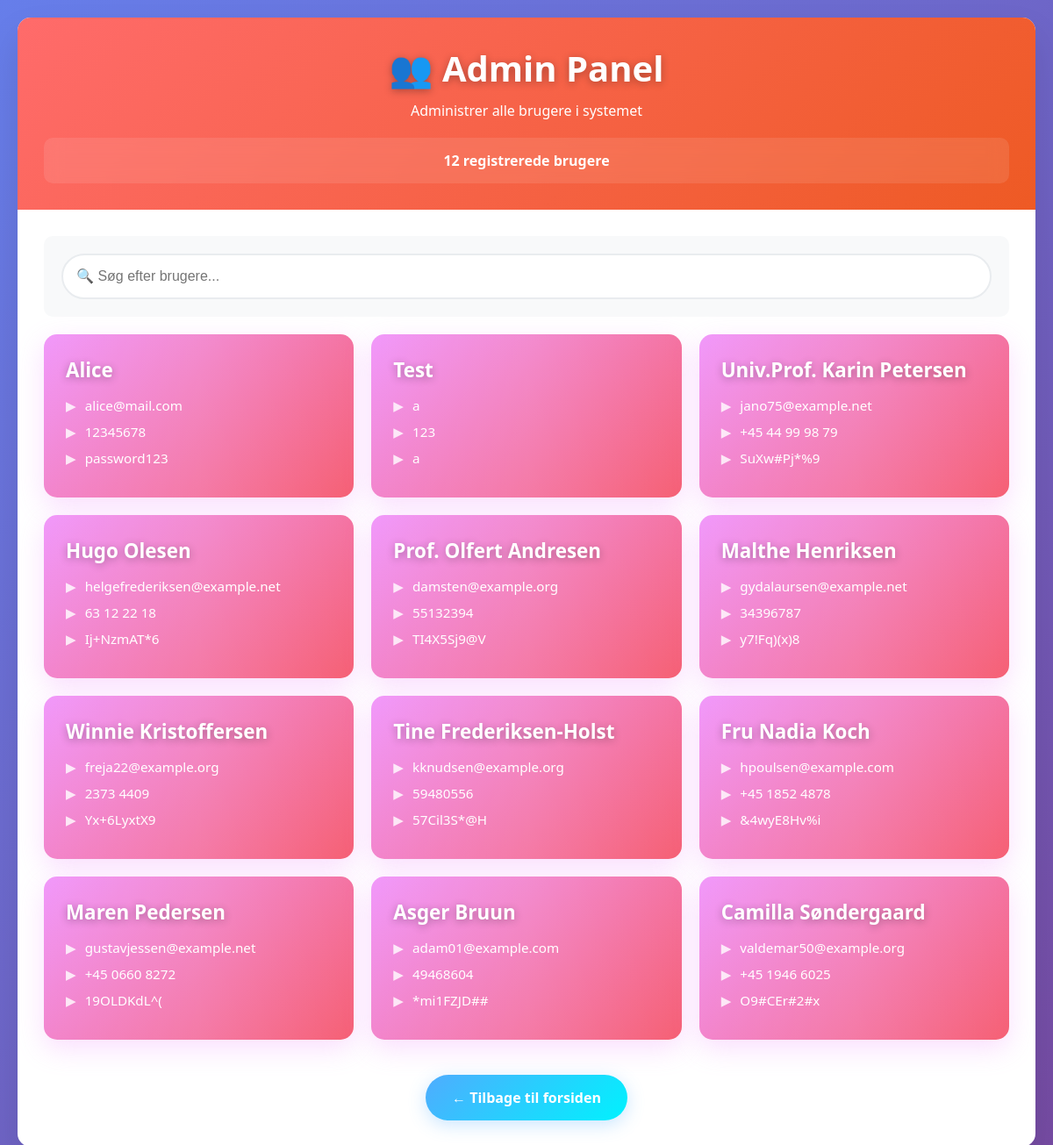
Screenshot of /admin/users with the database file from the repository.
### tables this page shows
CREATE TABLE users (
    user_id SERIAL PRIMARY KEY,
    name TEXT NOT NULL,
    email TEXT NOT NULL UNIQUE,
    phone_nr TEXT,
    password TEXT NOT NULL
);

### app.py (the view)
@app.route('/admin/users')
def admin_users():
    users = get_all_users_safe()
    return render_template('admin_users.html', users=users)

### app.py (called while the page is built)
def get_db():
    db = getattr(g, '_database', None)
    if db is None:
        db = g._database = sqlite3.connect(DATABASE)
        db.row_factory = sqlite3.Row  # Gør at vi kan bruge kolonnenavne
    return db

@app.teardown_appcontext
def close_connection(exception):
    db = getattr(g, '_database', None)
    if db is not None:
        db.close()

def get_all_users_safe():
    db = get_db()
    users = db.execute('SELECT name, email, phone_nr, password FROM users').fetchall()
    user_list = []
    for user in users:
        user_list.append({
            'name': user['name'],
            'email': user['email'],
            'phone_nr': user['phone_nr'],
            'password': user['password']
        })
    return user_list

### templates/admin_users.html (shortened to what this page needs)
<!DOCTYPE html>
<html lang="da">
<head>
</head>
<body>
    <div class="container">
        <div class="header">
            <h1>👥 Admin Panel</h1>
            <p>Administrer alle brugere i systemet</p>
            <div class="stats">
                <strong>{{ users|length }} registrerede brugere</strong>
            </div>
        </div>
        <div class="content">
            <div class="search-box">
                <input type="text" class="search-input" id="searchInput" placeholder="🔍 Søg efter brugere..." onkeyup="filterUsers()">
            </div>
            {% if users %}
                <div class="users-grid" id="usersGrid">
                    {% for user in users %}
                    <div class="user-card" data-user="{{ user.name|lower }} {{ user.email|lower }}">
                        <div class="user-info">
                            <div class="user-name">{{ user.name }}</div>
                            <div class="user-detail">{{ user.email }}</div>
                            <div class="user-detail">{{ user.phone_nr }}</div>
                            <div class="user-detail">{{ user.password }}</div>
                        </div>
                    </div>
                    {% endfor %}
                </div>
            {% else %}
                <div class="no-users">
                    <h2>🤷‍♂️ Ingen brugere fundet</h2>
                    <p>Der er ingen registrerede brugere i systemet endnu.</p>
                </div>
            {% endif %}
            <div style="text-align: center; margin-top: 40px;">
                <a href="/" class="back-button">← Tilbage til forsiden</a>
            </div>
        </div>
    </div>
</body>
</html>

### templates/admin_users.html (style rules this page uses)
* { margin: 0; padding: 0; box-sizing: border-box; }
body { font-family: 'Segoe UI', Tahoma, Geneva, Verdana, sans-serif; background: linear-gradient(135deg, #667eea 0%, #764ba2 100%); min-height: 100vh; padding: 20px; }
.container { max-width: 1200px; margin: 0 auto; background: white; border-radius: 15px; box-shadow: 0 20px 40px rgba(0,0,0,0.1); overflow: hidden; }
.header { background: linear-gradient(135deg, #ff6b6b, #ee5a24); color: white; padding: 30px; text-align: center; }
.header h1 { font-size: 2.5rem; margin-bottom: 10px; text-shadow: 0 2px 10px rgba(0,0,0,0.3); }
.stats { background: rgba(255,255,255,0.1); padding: 15px; border-radius: 10px; margin-top: 20px; backdrop-filter: blur(10px); }
.content { padding: 30px; }
.users-grid { display: grid; grid-template-columns: repeat(auto-fill, minmax(350px, 1fr)); gap: 20px; margin-top: 20px; }
.user-card { background: linear-gradient(135deg, #f093fb 0%, #f5576c 100%); color: white; padding: 25px; border-radius: 15px; box-shadow: 0 10px 30px rgba(240, 147, 251, 0.3); transition: all 0.3s ease; position: relative; overflow: hidden; }
.user-card::before { content: ''; position: absolute; top: -50%; left: -50%; width: 200%; height: 200%; background: linear-gradient(45deg, transparent, rgba(255,255,255,0.1), transparent); transform: rotate(45deg); animation: shimmer 3s infinite; }
.user-info { position: relative; z-index: 2; }
.user-name { font-size: 1.4rem; font-weight: bold; margin-bottom: 15px; text-shadow: 0 2px 10px rgba(0,0,0,0.3); }
.user-detail { display: flex; align-items: center; margin-bottom: 10px; font-size: 0.95rem; }
.user-detail::before { content: '▶'; margin-right: 10px; color: rgba(255,255,255,0.8); }
.back-button { display: inline-block; background: linear-gradient(135deg, #4facfe 0%, #00f2fe 100%); color: white; text-decoration: none; padding: 15px 30px; border-radius: 50px; font-weight: bold; transition: all 0.3s ease; box-shadow: 0 5px 20px rgba(79, 172, 254, 0.3); }
.search-box { background: #f8f9fa; padding: 20px; border-radius: 10px; margin-bottom: 20px; }
.search-input { width: 100%; padding: 15px; border: 2px solid #e9ecef; border-radius: 50px; font-size: 1rem; transition: all 0.3s ease; }

### rows the page displays
users: name "Alice", email "alice@mail.com", phone_nr "12345678", password "password123", name "Test", email "a", phone_nr "123", password "a", name "Univ.Prof. Karin Petersen", email "jano75@example.net", phone_nr "+45 44 99 98 79", password "SuXw#Pj*%9", name "Hugo Olesen", email "helgefrederiksen@example.net", phone_nr "63 12 22 18", password "Ij+NzmAT*6", name "Prof. Olfert Andresen", email "damsten@example.org", phone_nr "55132394", password "TI4X5Sj9@V", name "Malthe Henriksen", email "gydalaursen@example.net", phone_nr "34396787", password "y7!Fq)(x)8", name "Winnie Kristoffersen", email "freja22@example.org", phone_nr "2373 4409", password "Yx+6LyxtX9", name "Tine Frederiksen-Holst", email "kknudsen@example.org", phone_nr "59480556", password "57Cil3S*@H", name "Fru Nadia Koch", email "hpoulsen@example.com", phone_nr "+45 1852 4878", password "&4wyE8Hv%i", name "Maren Pedersen", email "gustavjessen@example.net", phone_nr "+45 0660 8272", password "19OLDKdL^(", name "Asger Bruun", email "adam01@example.com", phone_nr "49468604", password "*mi1FZJD##", name "Camilla Søndergaard", email "valdemar50@example.org", phone_nr "+45 1946 6025", password "O9#CEr#2#x"

### other values shown
{{ users|length }} "12"
